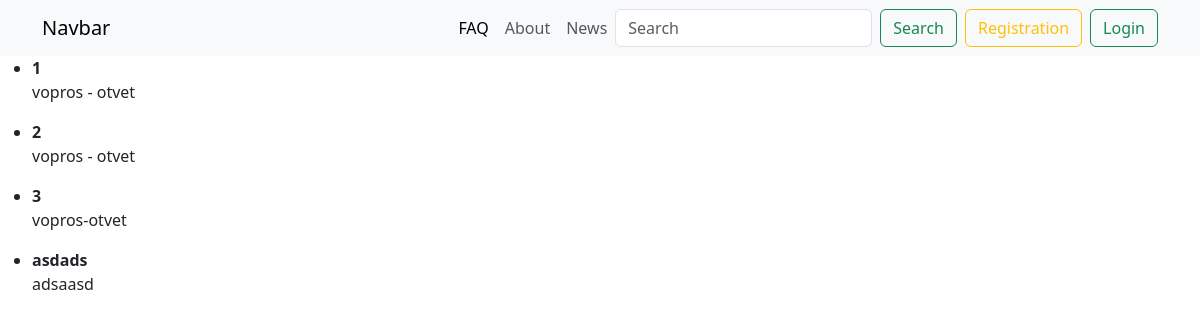
Screenshot of /users/faq/ with the database file from the repository.
### apps/main/models.py (models this page shows, shortened)
class BaseModel(models.Model):
    created_at = models.DateTimeField(
        verbose_name="Data cozdaniya", auto_now_add="True")  # 2026-04-09 15:10
    updated_at = models.DateField(
        verbose_name="Data izmeneniya", auto_now_add="True")
    class Meta:
        abstract = True  # makes it so that this model is not added to the database / abstract model

class FAQ(BaseModel):
    question=models.CharField(max_length=100, verbose_name="vopros")
    answer=models.TextField(verbose_name="otvet")
    class Meta:
        verbose_name = "vopros-otvet"
        verbose_name_plural = "vopros'-otveti"

### apps/users/views.py (the view)
# urls.py: path("faq/", views.show_faq_page, name="faq-page"),
def show_faq_page(request):
    faqs=FAQ.objects.all()
    context={
        "faqs": faqs
    }
    return render(request, "users/faq.html", context)

### apps/users/templates/users/faq.html (shortened to what this page needs)
{% extends "base.html" %}
{% block content %}
<ul>
    {% for faq in faqs %}
        <li>
            <b>{{ faq.question }}</b>
            <p>{{ faq.answer }}</p>
        </li>
    {% empty %}
        <li>FAQ no</li>
    {% endfor %}
</ul>
{% endblock %}

### rows the page displays
FAQ: question "1", answer "vopros - otvet"
FAQ: question "2", answer "vopros - otvet"
FAQ: question "3", answer "vopros-otvet"
FAQ: question "asdads", answer "adsaasd"
